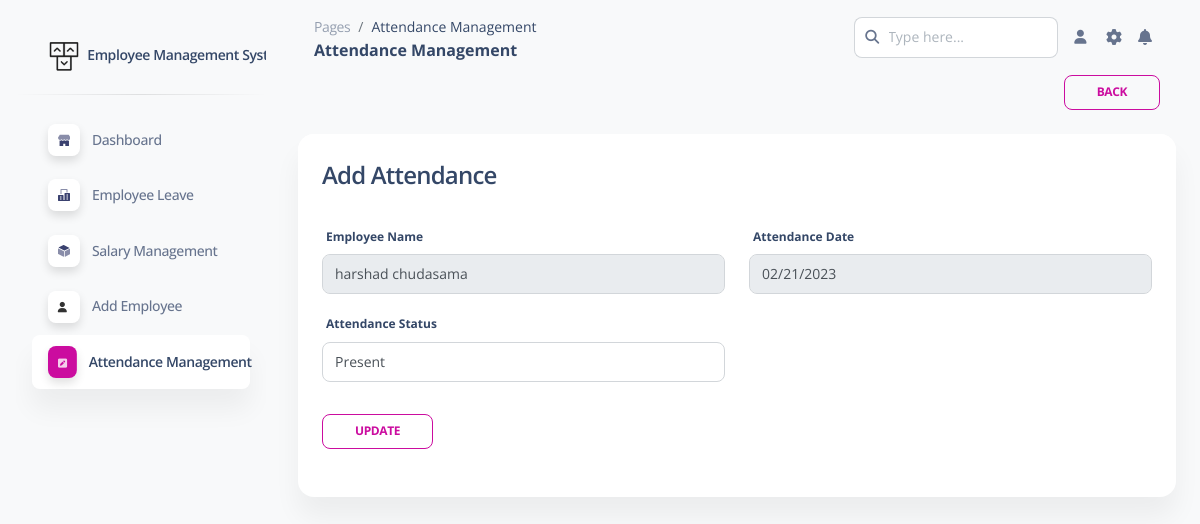
Screenshot of /pages/edit_attendance.php?id=10 with the database file from the repository.
### tables this page shows
CREATE TABLE `attendance__tbl` (
  `id` int(20) NOT NULL,
  `emp_id` int(20) NOT NULL,
  `attendance_days` varchar(255) NOT NULL,
  `attendance_status` enum('0','1') NOT NULL COMMENT '0=Absent\r\n1=Present',
  `arrival_time` varchar(255) NOT NULL,
  `leaving_time` varchar(255) NOT NULL
);

CREATE TABLE `user__tbl` (
  `Id` int(20) NOT NULL,
  `user_fname` varchar(255) NOT NULL,
  `user_lname` varchar(255) NOT NULL,
  `user_email` varchar(255) DEFAULT NULL,
  `user_contact` bigint(12) NOT NULL,
  `user_dob` date DEFAULT NULL,
  `user_role` enum('0','1','2') NOT NULL COMMENT '0 = Employee\r\n1 = HR\r\n2 = Owner',
  `user_address` varchar(255) DEFAULT NULL,
  `user_profile_pic` varchar(255) DEFAULT NULL,
  `User_pass` varchar(255) NOT NULL
);

### pages/edit_attendance.php (the view, shortened to what this page needs)
<?php
    $conn=mysqli_connect("localhost","root","","employee_management")or die("error in connection");
    $e_id=$_GET['id'];
?>
<!DOCTYPE html>
<html lang="en">
<head>
  <link href="../assets/css/nucleo-icons.css" rel="stylesheet" />
  <link href="../assets/css/nucleo-svg.css" rel="stylesheet" />
  <link href="../assets/css/nucleo-svg.css" rel="stylesheet" />
  <link id="pagestyle" href="../assets/css/soft-ui-dashboard.css?v=1.0.6" rel="stylesheet" />
</head>
<body class="g-sidenav-show  bg-gray-100">
  <aside class="sidenav navbar navbar-vertical navbar-expand-xs border-0 border-radius-xl my-3 fixed-start ms-3 " id="sidenav-main">
    <div class="sidenav-header">
      <a class="navbar-brand m-0"  target="_blank">
        <img src="../assets/img/logo-ct-dark.png" class="navbar-brand-img h-100" alt="main_logo">
        <span class="ms-1 font-weight-bold">Employee Management System</span>
      </a>
    </div>
    <hr class="horizontal dark mt-0">
    <div class="collapse navbar-collapse  w-auto " id="sidenav-collapse-main">
      <ul class="navbar-nav">
        <li class="nav-item">
          <a class="nav-link  " href="dashboard.php">
            <div class="icon icon-shape icon-sm shadow border-radius-md bg-white text-center me-2 d-flex align-items-center justify-content-center">
            </div>
            <span class="nav-link-text ms-1">Dashboard</span>
          </a>
        </li>
        <li class="nav-item">
          <a class="nav-link " href="emp_leave.php">
            <div class="icon icon-shape icon-sm shadow border-radius-md bg-white text-center me-2 d-flex align-items-center justify-content-center">
            </div>
            <span class="nav-link-text ms-1">Employee Leave</span>
          </a>
        </li>
        <li class="nav-item">
          <a class="nav-link" href="admin_sal.php">
            <div class="icon icon-shape icon-sm shadow border-radius-md bg-white text-center me-2 d-flex align-items-center justify-content-center">
            </div>
            <span class="nav-link-text ms-1">Salary Management</span>
          </a>
        </li>
        <li class="nav-item">
          <a class="nav-link" href="add_employee.php">
            <div class="icon icon-shape icon-sm shadow border-radius-md bg-white text-center me-2 d-flex align-items-center justify-content-center">
            <i class="fa fa-user me-sm-1" style="color:#000;"></i>
            </div>
            <span class="nav-link-text ms-1">Add Employee</span>
          </a>
        </li>
        <li class="nav-item">
          <a class="nav-link active" href="attendence_index.php">
            <div class="icon icon-shape icon-sm shadow border-radius-md bg-white text-center me-2 d-flex align-items-center justify-content-center">
                   <i class="fa fa-pencil-square" aria-hidden="true" ></i>
            </div>
            <span class="nav-link-text ms-1">Attendance Management</span>
          </a>
        </li>
      </ul>
    </div>
  </aside>
  <main class="main-content position-relative max-height-vh-100 h-100 border-radius-lg ">
    <nav class="navbar navbar-main navbar-expand-lg px-0 mx-4 shadow-none border-radius-xl" id="navbarBlur" navbar-scroll="true">
      <div class="container-fluid py-1 px-3">
        <nav aria-label="breadcrumb">
          <ol class="breadcrumb bg-transparent mb-0 pb-0 pt-1 px-0 me-sm-6 me-5">
            <li class="breadcrumb-item text-sm"><a class="opacity-5 text-dark" href="javascript:;">Pages</a></li>
            <li class="breadcrumb-item text-sm text-dark active" aria-current="page">Attendance Management</li>
          </ol>
          <h6 class="font-weight-bolder mb-0">Attendance Management</h6>
        </nav>
        <div class="collapse navbar-collapse mt-sm-0 mt-2 me-md-0 me-sm-4" id="navbar">
          <div class="ms-md-auto pe-md-3 d-flex align-items-center">
            <div class="input-group">
              <span class="input-group-text text-body"><i class="fas fa-search" aria-hidden="true"></i></span>
              <input type="text" class="form-control" placeholder="Type here...">
            </div>
          </div>
          <ul class="navbar-nav  justify-content-end">
            <li class="nav-item d-flex align-items-center">
              <a href="profile.php" class="nav-link text-body font-weight-bold px-0">
                <i class="fa fa-user me-sm-1"></i>
              </a>
            </li>
            <li class="nav-item px-3 d-flex align-items-center">
                <i class="fa fa-cog fixed-plugin-button-nav cursor-pointer"></i>
            </li>
            <li class="nav-item dropdown pe-2 d-flex align-items-center">
                <i class="fa fa-bell cursor-pointer"></i>
            </li>
          </ul>
        </div>
      </div>
    </nav>
    <div class="container">
    <div class="row">
      <div class="col-md-12">
          <a class="btn btn-outline-primary btn-sm mb-0 me-3" style="float:right;" href="attendence_index.php">Back</a>
      </div>
    </div>
    </div>
    <div class="container-fluid py-4">
      <div class="row">
        <div class="col-12">
          <div class="card mb-4">
            <div class="card-header pb-0">
              <h4>Add Attendance</h4>
            </div>
            <div class="card-body px-0 pt-0 pb-2">
              <div class="table-responsive p-0">
                <table class="table align-items-center mb-0">
                  <tbody>
                  <?php
                  $querys="select * from attendance__tbl where id = '$e_id'";
                  $results=mysqli_query($conn,$querys);
                    while($row=mysqli_fetch_array($results))
                    {
                        $user = $row['emp_id'];
                    ?>
                  <div class="card-body">
                      <form role="form" method="POST">
                        <div class="row">
                          <div class="col-md-6">
                            <label>Employee Name</label>
                            <div class="mb-3">
                            <?php
                                $querysss="select * from user__tbl where id = '$user'";
                                $resultsss=mysqli_query($conn,$querysss);
                                while($rowss=mysqli_fetch_array($resultsss))
                                {
                                $option = $rowss['user_fname']." ".$rowss['user_lname'];
                                $id = $rowss['Id']; ?>
                                    <input type="text" name="test" id="attendance_name" class="form-control" value="<?=  $option ;?> " readonly>
                                <?php }
                            ?>
                          </div>
                          </div>
                          <div class="col-md-6">
                            <label>Attendance Date</label>
                            <div class="mb-3">
                              <input type="date" class="form-control" placeholder="Attendance Date" aria-label="Attendance Date" aria-describedby="Attendance Date-addon" name="attendance_days" value="<?php echo $row['attendance_days']; ?>"readonly>
                            </div>
                          </div>
                          <div class="col-md-6">
                            <label>Attendance Status</label>
                            <div class="mb-3">
                                <select name="attendance_status" class="form-control">
                                    <option value="1"<?php if($row['attendance_status']==1){echo "selected";} ?>>Present</option>
                                    </select>
                            </div>
                          </div>
                        </div>
                        <input type="submit" value="Update" name="update" class="btn btn-outline-primary btn-sm mb-3 mt-3 me-3">
                      </form>
                    </div>
                  </table>
              </div>
            </div>
          </div>
        </div>
      </div>
    </div>
                 <?php
                    }
                ?>
  </main>
</body>
</html>

### assets/css/nucleo-svg.css (style rules this page uses)
.icon { display: inline-block; color: #111111; height: 1em; width: 1em; }
.icon-sm { height: 0.8em; width: 0.8em; }
.icon { fill: currentColor; stroke: none; }

### rows the page displays
attendance__tbl: attendance_days "02/21/2023", attendance_status "Present"
user__tbl: test "harshad chudasama"
